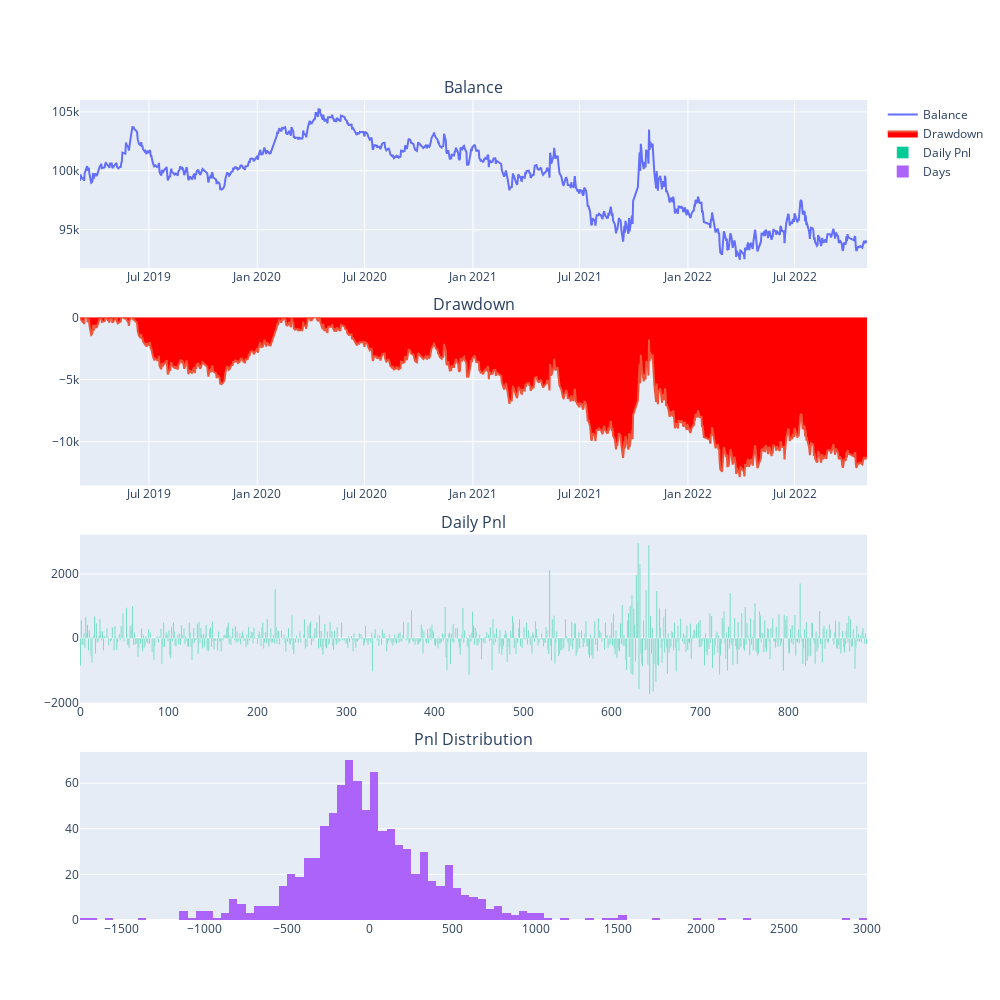

Notebook cell for this chart:
### Code cell
engine.show_chart()

### Figure 1 — Plotly figure (JSON) as saved in the notebook; plotly's stock layout.template omitted (floating-point values rounded to 4 significant figures; data arrays with more than 128 entries replaced by an {"elided": "..."} marker saying what was removed)
{"data": [{"mode": "lines", "name": "Balance", "type": "scatter", "x": {"elided": "889 str values"}, "xaxis": "x", "y": {"elided": "889 float values"}, "yaxis": "y"}, {"fill": "tozeroy", "fillcolor": "red", "mode": "lines", "name": "Drawdown", "type": "scatter", "x": {"elided": "889 str values"}, "xaxis": "x2", "y": {"elided": "889 float values"}, "yaxis": "y2"}, {"name": "Daily Pnl", "type": "bar", "xaxis": "x3", "y": {"elided": "889 float values"}, "yaxis": "y3"}, {"name": "Days", "nbinsx": 100, "type": "histogram", "x": {"elided": "889 float values"}, "xaxis": "x4", "yaxis": "y4"}], "layout": {"annotations": [{"font": {"size": 16}, "showarrow": false, "text": "Balance", "x": 0.5, "xanchor": "center", "xref": "paper", "y": 1, "yanchor": "bottom", "yref": "paper"}, {"font": {"size": 16}, "showarrow": false, "text": "Drawdown", "x": 0.5, "xanchor": "center", "xref": "paper", "y": 0.735, "yanchor": "bottom", "yref": "paper"}, {"font": {"size": 16}, "showarrow": false, "text": "Daily Pnl", "x": 0.5, "xanchor": "center", "xref": "paper", "y": 0.47, "yanchor": "bottom", "yref": "paper"}, {"font": {"size": 16}, "showarrow": false, "text": "Pnl Distribution", "x": 0.5, "xanchor": "center", "xref": "paper", "y": 0.205, "yanchor": "bottom", "yref": "paper"}], "height": 1000, "width": 1000, "xaxis": {"anchor": "y", "domain": [0, 1]}, "xaxis2": {"anchor": "y2", "domain": [0, 1]}, "xaxis3": {"anchor": "y3", "domain": [0, 1]}, "xaxis4": {"anchor": "y4", "domain": [0, 1]}, "yaxis": {"anchor": "x", "domain": [0.795, 1]}, "yaxis2": {"anchor": "x2", "domain": [0.53, 0.735]}, "yaxis3": {"anchor": "x3", "domain": [0.265, 0.47]}, "yaxis4": {"anchor": "x4", "domain": [0, 0.205]}}}
